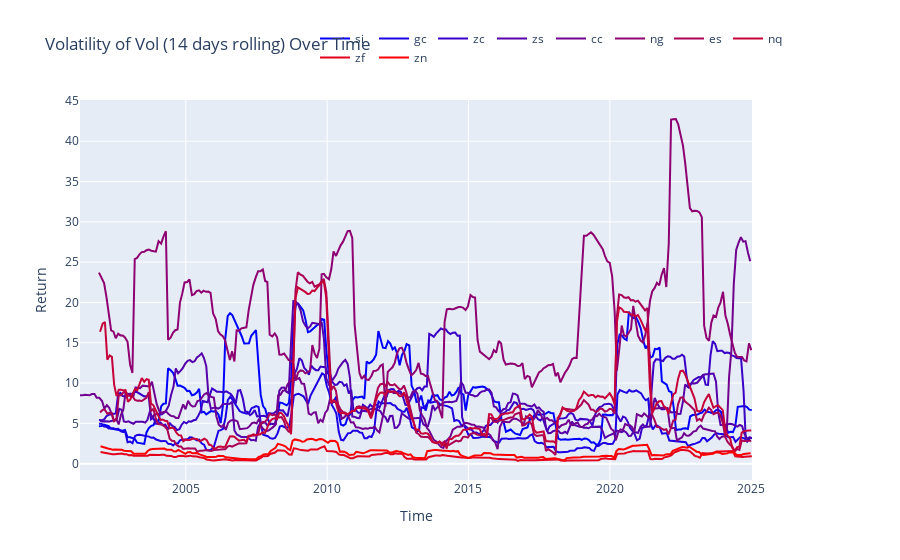

Source (notebook cell):
### Code cell
fig = go.Figure()

for name in contracts:
    _vol_vol = contracts[name]["vol"].rolling(14).std().dropna()
    fig.add_trace(
        go.Scatter(
            x=_vol_vol.index,
            y=_vol_vol,
            name=name,
            mode="lines",
            line=dict(color=color_map[name]),
        )
    )
fig.update_layout(
    yaxis=dict(title="Return"),
    xaxis=dict(title="Time"),
    title="Volatility of Vol (14 days rolling) Over Time",
    legend=dict(x=0.5, y=1.2, orientation="h"),
)

fig.show()

### Figure 1 — Plotly figure (JSON) as saved in the notebook; plotly's stock layout.template omitted (floating-point values rounded to 4 significant figures; data arrays with more than 128 entries replaced by an {"elided": "..."} marker saying what was removed)
{"data": [{"line": {"color": "rgb(0.0, 0.0, 255.0)"}, "mode": "lines", "name": "si", "type": "scatter", "x": {"elided": "277 str values"}, "y": {"elided": "277 float values"}}, {"line": {"color": "rgb(28.333333333333332, 0.0, 226.66666666666666)"}, "mode": "lines", "name": "gc", "type": "scatter", "x": {"elided": "277 str values"}, "y": {"elided": "277 float values"}}, {"line": {"color": "rgb(56.666666666666664, 0.0, 198.33333333333334)"}, "mode": "lines", "name": "zc", "type": "scatter", "x": {"elided": "277 str values"}, "y": {"elided": "277 float values"}}, {"line": {"color": "rgb(85.0, 0.0, 170.0)"}, "mode": "lines", "name": "zs", "type": "scatter", "x": {"elided": "277 str values"}, "y": {"elided": "277 float values"}}, {"line": {"color": "rgb(113.33333333333333, 0.0, 141.66666666666669)"}, "mode": "lines", "name": "cc", "type": "scatter", "x": {"elided": "284 str values"}, "y": {"elided": "284 float values"}}, {"line": {"color": "rgb(141.66666666666666, 0.0, 113.33333333333334)"}, "mode": "lines", "name": "ng", "type": "scatter", "x": {"elided": "277 str values"}, "y": {"elided": "277 float values"}}, {"line": {"color": "rgb(170.0, 0.0, 85.0)"}, "mode": "lines", "name": "es", "type": "scatter", "x": {"elided": "278 str values"}, "y": {"elided": "278 float values"}}, {"line": {"color": "rgb(198.33333333333331, 0.0, 56.666666666666686)"}, "mode": "lines", "name": "nq", "type": "scatter", "x": {"elided": "278 str values"}, "y": {"elided": "278 float values"}}, {"line": {"color": "rgb(226.66666666666666, 0.0, 28.333333333333343)"}, "mode": "lines", "name": "zf", "type": "scatter", "x": {"elided": "277 str values"}, "y": {"elided": "277 float values"}}, {"line": {"color": "rgb(255.0, 0.0, 0.0)"}, "mode": "lines", "name": "zn", "type": "scatter", "x": {"elided": "276 str values"}, "y": {"elided": "276 float values"}}], "layout": {"legend": {"orientation": "h", "x": 0.5, "y": 1.2}, "title": {"text": "Volatility of Vol (14 days rolling) Over Time"}, "xaxis": {"title": {"text": "Time"}}, "yaxis": {"title": {"text": "Return"}}}}
